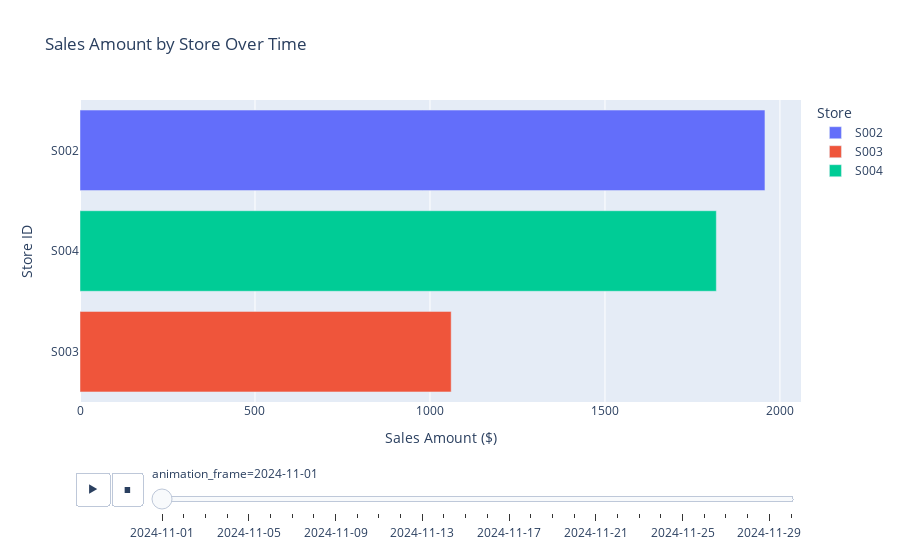

Notebook code for this chart:
### Code cell
# Aggregate daily sales by Date and Store ID
daily_sales = data.groupby(['Date', 'Store ID']).agg({'Sales Amount': 'sum'}).reset_index()

# Create an animated bar chart
fig = px.bar(
    daily_sales,
    x='Sales Amount',
    y='Store ID',
    color='Store ID',
    animation_frame=daily_sales['Date'].dt.strftime('%Y-%m-%d'),  # Format date for better animation
    title="Sales Amount by Store Over Time",
    labels={'Sales Amount': 'Total Sales ($)', 'Store ID': 'Store'},
    orientation='h'
)

# Customize layout
fig.update_layout(
    xaxis_title="Sales Amount ($)",
    yaxis_title="Store ID",
    yaxis={'categoryorder': 'total ascending'},
    hovermode="x"
)

fig.show()

### Figure 1 — Plotly figure (JSON) as saved in the notebook; plotly's stock layout.template omitted (floating-point values rounded to 4 significant figures)
{"data": [{"alignmentgroup": "True", "hovertemplate": "Store=%{y}<br>animation_frame=2024-11-01<br>Total Sales ($)=%{x}<extra></extra>", "legendgroup": "S002", "marker": {"color": "#636efa", "pattern": {"shape": ""}}, "name": "S002", "offsetgroup": "S002", "orientation": "h", "showlegend": true, "textposition": "auto", "type": "bar", "x": [1957.0], "xaxis": "x", "y": ["S002"], "yaxis": "y"}, {"alignmentgroup": "True", "hovertemplate": "Store=%{y}<br>animation_frame=2024-11-01<br>Total Sales ($)=%{x}<extra></extra>", "legendgroup": "S003", "marker": {"color": "#EF553B", "pattern": {"shape": ""}}, "name": "S003", "offsetgroup": "S003", "orientation": "h", "showlegend": true, "textposition": "auto", "type": "bar", "x": [1061.0], "xaxis": "x", "y": ["S003"], "yaxis": "y"}, {"alignmentgroup": "True", "hovertemplate": "Store=%{y}<br>animation_frame=2024-11-01<br>Total Sales ($)=%{x}<extra></extra>", "legendgroup": "S004", "marker": {"color": "#00cc96", "pattern": {"shape": ""}}, "name": "S004", "offsetgroup": "S004", "orientation": "h", "showlegend": true, "textposition": "auto", "type": "bar", "x": [1818.0], "xaxis": "x", "y": ["S004"], "yaxis": "y"}], "layout": {"barmode": "relative", "hovermode": "x", "legend": {"title": {"text": "Store"}, "tracegroupgap": 0}, "sliders": [{"active": 0, "currentvalue": {"prefix": "animation_frame="}, "len": 0.9, "pad": {"b": 10, "t": 60}, "steps": [{"args": [["2024-11-01"], {"frame": {"duration": 0, "redraw": true}, "fromcurrent": true, "mode": "immediate", "transition": {"duration": 0, "easing": "linear"}}], "label": "2024-11-01", "method": "animate"}, {"args": [["2024-11-02"], {"frame": {"duration": 0, "redraw": true}, "fromcurrent": true, "mode": "immediate", "transition": {"duration": 0, "easing": "linear"}}], "label": "2024-11-02", "method": "animate"}, {"args": [["2024-11-03"], {"frame": {"duration": 0, "redraw": true}, "fromcurrent": true, "mode": "immediate", "transition": {"duration": 0, "easing": "linear"}}], "label": "2024-11-03", "method": "animate"}, {"args": [["2024-11-04"], {"frame": {"duration": 0, "redraw": true}, "fromcurrent": true, "mode": "immediate", "transition": {"duration": 0, "easing": "linear"}}], "label": "2024-11-04", "method": "animate"}, {"args": [["2024-11-05"], {"frame": {"duration": 0, "redraw": true}, "fromcurrent": true, "mode": "immediate", "transition": {"duration": 0, "easing": "linear"}}], "label": "2024-11-05", "method": "animate"}, {"args": [["2024-11-06"], {"frame": {"duration": 0, "redraw": true}, "fromcurrent": true, "mode": "immediate", "transition": {"duration": 0, "easing": "linear"}}], "label": "2024-11-06", "method": "animate"}, {"args": [["2024-11-07"], {"frame": {"duration": 0, "redraw": true}, "fromcurrent": true, "mode": "immediate", "transition": {"duration": 0, "easing": "linear"}}], "label": "2024-11-07", "method": "animate"}, {"args": [["2024-11-08"], {"frame": {"duration": 0, "redraw": true}, "fromcurrent": true, "mode": "immediate", "transition": {"duration": 0, "easing": "linear"}}], "label": "2024-11-08", "method": "animate"}, {"args": [["2024-11-09"], {"frame": {"duration": 0, "redraw": true}, "fromcurrent": true, "mode": "immediate", "transition": {"duration": 0, "easing": "linear"}}], "label": "2024-11-09", "method": "animate"}, {"args": [["2024-11-10"], {"frame": {"duration": 0, "redraw": true}, "fromcurrent": true, "mode": "immediate", "transition": {"duration": 0, "easing": "linear"}}], "label": "2024-11-10", "method": "animate"}, {"args": [["2024-11-11"], {"frame": {"duration": 0, "redraw": true}, "fromcurrent": true, "mode": "immediate", "transition": {"duration": 0, "easing": "linear"}}], "label": "2024-11-11", "method": "animate"}, {"args": [["2024-11-12"], {"frame": {"duration": 0, "redraw": true}, "fromcurrent": true, "mode": "immediate", "transition": {"duration": 0, "easing": "linear"}}], "label": "2024-11-12", "method": "animate"}, {"args": [["2024-11-13"], {"frame": {"duration": 0, "redraw": true}, "fromcurrent": true, "mode": "immediate", "transition": {"duration": 0, "easing": "linear"}}], "label": "2024-11-13", "method": "animate"}, {"args": [["2024-11-14"], {"frame": {"duration": 0, "redraw": true}, "fromcurrent": true, "mode": "immediate", "transition": {"duration": 0, "easing": "linear"}}], "label": "2024-11-14", "method": "animate"}, {"args": [["2024-11-15"], {"frame": {"duration": 0, "redraw": true}, "fromcurrent": true, "mode": "immediate", "transition": {"duration": 0, "easing": "linear"}}], "label": "2024-11-15", "method": "animate"}, {"args": [["2024-11-16"], {"frame": {"duration": 0, "redraw": true}, "fromcurrent": true, "mode": "immediate", "transition": {"duration": 0, "easing": "linear"}}], "label": "2024-11-16", "method": "animate"}, {"args": [["2024-11-17"], {"frame": {"duration": 0, "redraw": true}, "fromcurrent": true, "mode": "immediate", "transition": {"duration": 0, "easing": "linear"}}], "label": "2024-11-17", "method": "animate"}, {"args": [["2024-11-18"], {"frame": {"duration": 0, "redraw": true}, "fromcurrent": true, "mode": "immediate", "transition": {"duration": 0, "easing": "linear"}}], "label": "2024-11-18", "method": "animate"}, {"args": [["2024-11-19"], {"frame": {"duration": 0, "redraw": true}, "fromcurrent": true, "mode": "immediate", "transition": {"duration": 0, "easing": "linear"}}], "label": "2024-11-19", "method": "animate"}, {"args": [["2024-11-20"], {"frame": {"duration": 0, "redraw": true}, "fromcurrent": true, "mode": "immediate", "transition": {"duration": 0, "easing": "linear"}}], "label": "2024-11-20", "method": "animate"}, {"args": [["2024-11-21"], {"frame": {"duration": 0, "redraw": true}, "fromcurrent": true, "mode": "immediate", "transition": {"duration": 0, "easing": "linear"}}], "label": "2024-11-21", "method": "animate"}, {"args": [["2024-11-22"], {"frame": {"duration": 0, "redraw": true}, "fromcurrent": true, "mode": "immediate", "transition": {"duration": 0, "easing": "linear"}}], "label": "2024-11-22", "method": "animate"}, {"args": [["2024-11-23"], {"frame": {"duration": 0, "redraw": true}, "fromcurrent": true, "mode": "immediate", "transition": {"duration": 0, "easing": "linear"}}], "label": "2024-11-23", "method": "animate"}, {"args": [["2024-11-24"], {"frame": {"duration": 0, "redraw": true}, "fromcurrent": true, "mode": "immediate", "transition": {"duration": 0, "easing": "linear"}}], "label": "2024-11-24", "method": "animate"}, {"args": [["2024-11-25"], {"frame": {"duration": 0, "redraw": true}, "fromcurrent": true, "mode": "immediate", "transition": {"duration": 0, "easing": "linear"}}], "label": "2024-11-25", "method": "animate"}, {"args": [["2024-11-26"], {"frame": {"duration": 0, "redraw": true}, "fromcurrent": true, "mode": "immediate", "transition": {"duration": 0, "easing": "linear"}}], "label": "2024-11-26", "method": "animate"}, {"args": [["2024-11-27"], {"frame": {"duration": 0, "redraw": true}, "fromcurrent": true, "mode": "immediate", "transition": {"duration": 0, "easing": "linear"}}], "label": "2024-11-27", "method": "animate"}, {"args": [["2024-11-28"], {"frame": {"duration": 0, "redraw": true}, "fromcurrent": true, "mode": "immediate", "transition": {"duration": 0, "easing": "linear"}}], "label": "2024-11-28", "method": "animate"}, {"args": [["2024-11-29"], {"frame": {"duration": 0, "redraw": true}, "fromcurrent": true, "mode": "immediate", "transition": {"duration": 0, "easing": "linear"}}], "label": "2024-11-29", "method": "animate"}, {"args": [["2024-11-30"], {"frame": {"duration": 0, "redraw": true}, "fromcurrent": true, "mode": "immediate", "transition": {"duration": 0, "easing": "linear"}}], "label": "2024-11-30", "method": "animate"}], "x": 0.1, "xanchor": "left", "y": 0, "yanchor": "top"}], "title": {"text": "Sales Amount by Store Over Time"}, "updatemenus": [{"buttons": [{"args": [null, {"frame": {"duration": 500, "redraw": true}, "fromcurrent": true, "mode": "immediate", "transition": {"duration": 500, "easing": "linear"}}], "label": "&#9654;", "method": "animate"}, {"args": [[null], {"frame": {"duration": 0, "redraw": true}, "fromcurrent": true, "mode": "immediate", "transition": {"duration": 0, "easing": "linear"}}], "label": "&#9724;", "method": "animate"}], "direction": "left", "pad": {"r": 10, "t": 70}, "showactive": false, "type": "buttons", "x": 0.1, "xanchor": "right", "y": 0, "yanchor": "top"}], "xaxis": {"anchor": "y", "domain": [0, 1], "title": {"text": "Sales Amount ($)"}}, "yaxis": {"anchor": "x", "categoryarray": ["S001", "S004", "S003", "S002"], "categoryorder": "total ascending", "domain": [0, 1], "title": {"text": "Store ID"}}}}
